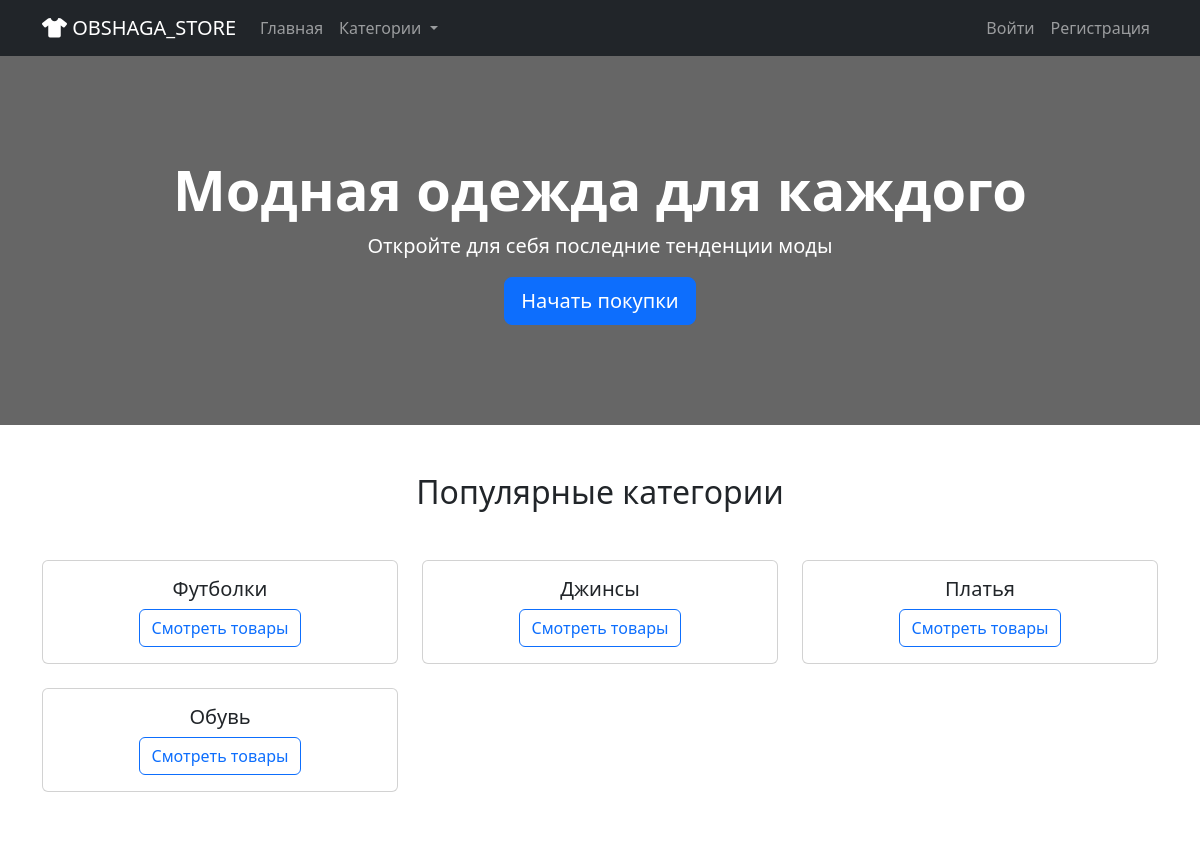
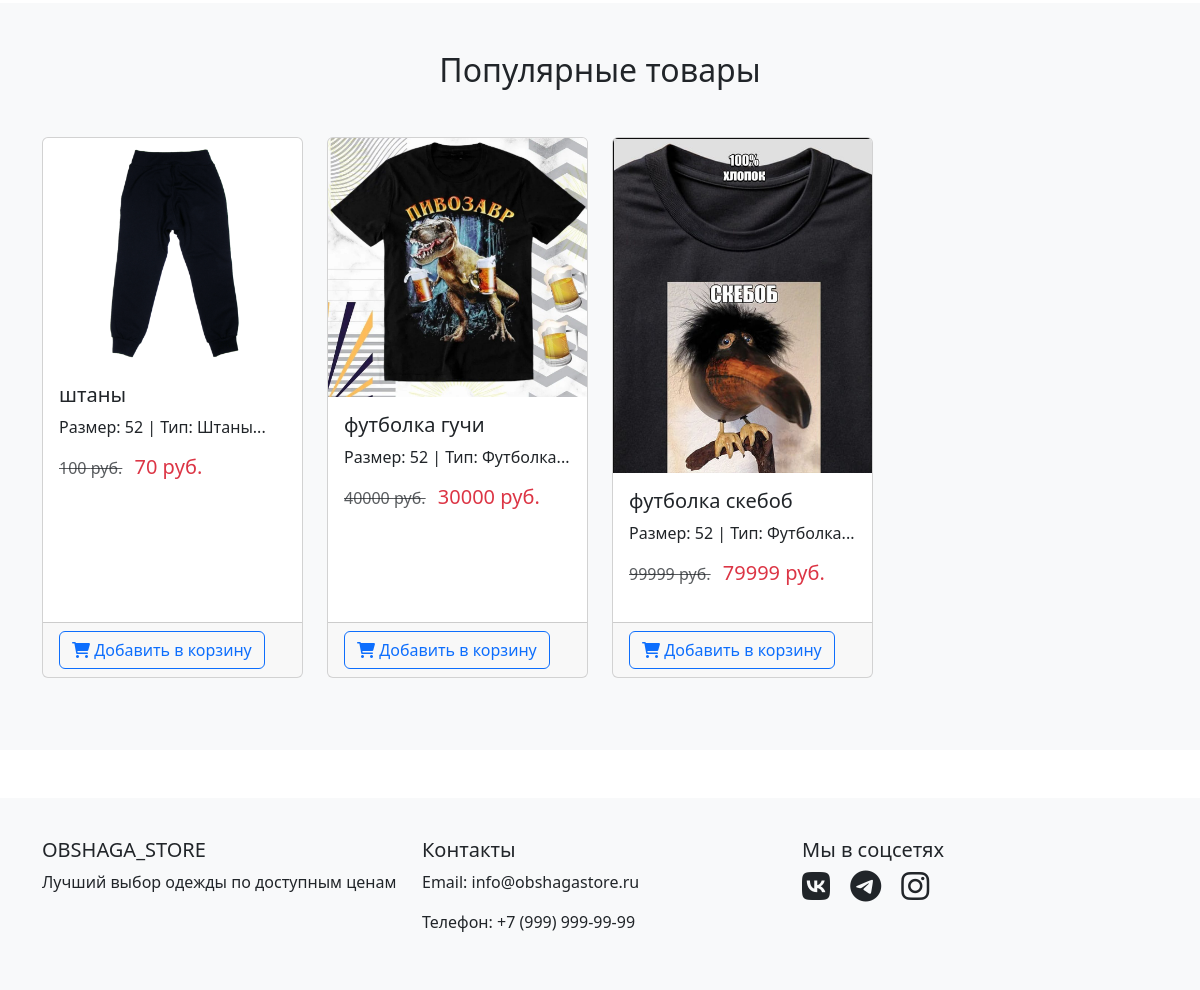
The page / on the database its author committed (2 pictures, top to bottom).
### data/items.py (models this page shows, shortened)
class Item(SqlAlchemyBase, UserMixin, SerializerMixin):
    __tablename__ = 'items'
    id = sqlalchemy.Column(sqlalchemy.Integer,
                           primary_key=True, autoincrement=True)
    name = sqlalchemy.Column(sqlalchemy.String, default='None', nullable=True)
    img = sqlalchemy.Column(sqlalchemy.String, default='None', nullable=True)
    price = sqlalchemy.Column(sqlalchemy.Integer, nullable=True)
    price_down = sqlalchemy.Column(sqlalchemy.Integer, nullable=True)
    size = sqlalchemy.Column(sqlalchemy.String, default='None', nullable=True)
    count = sqlalchemy.Column(sqlalchemy.Integer, nullable=True)
    type_wear = sqlalchemy.Column(sqlalchemy.String, default='None', nullable=True)
    is_see = sqlalchemy.Column(sqlalchemy.Boolean, default=False, nullable=True)
    count_buy = sqlalchemy.Column(sqlalchemy.Integer, default=0, nullable=True)
    user_id = sqlalchemy.Column(sqlalchemy.Integer,
                                sqlalchemy.ForeignKey("users.id"))
    user = orm.relationship('User')
    @property
    def image_url(self):
        return self.img if self.img != 'None' else 'https://via.placeholder.com/250x300'
    @property
    def description(self):
        return f"Размер: {self.size} | Тип: {self.type_wear}"
    @property
    def discount(self):
        if self.price_down and self.price and self.price > self.price_down:
            return int((1 - self.price_down / self.price) * 100)
        return 0

### app.py (the view)
@app.route("/")
def index():
    db_sess = db_session.create_session()
    items = db_sess.query(Item).filter(Item.is_see == True).limit(3).all()
    categories = [
        {'id': 1, 'name': 'Футболки'},
        {'id': 2, 'name': 'Джинсы'},
        {'id': 3, 'name': 'Платья'},
        {'id': 4, 'name': 'Обувь'}
    ]
    return render_template("index.html",
                           title='FashionStore - Главная',
                           products=items,
                           categories=categories,
                           current_user=current_user)

### data/db_session.py (called while the page is built)
def create_session() -> Session:
    global __factory
    return __factory()

### templates/index.html (shortened to what this page needs)
{% extends "layout.html" %}
{% block content %}
<section class="hero-section text-center">
    <div class="container">
        <h1 class="display-4 fw-bold">Модная одежда для каждого</h1>
        <p class="lead">Откройте для себя последние тенденции моды</p>
        <a href="#products" class="btn btn-primary btn-lg">Начать покупки</a>
    </div>
</section>
<section class="py-5">
    <div class="container">
        <h2 class="text-center mb-5">Популярные категории</h2>
        <div class="row">
            {% for category in categories %}
            <div class="col-md-4 mb-4">
                <div class="card category-card h-100">
                    <div class="card-body text-center">
                        <h5 class="card-title">{{ category.name }}</h5>
                        <a href="{{ url_for('category', category_id=category.id) }}" class="btn btn-outline-primary">Смотреть товары</a>
                    </div>
                </div>
            </div>
            {% endfor %}
        </div>
    </div>
</section>
<section class="py-5 bg-light" id="products">
    <div class="container">
        <h2 class="text-center mb-5">Популярные товары</h2>
        <div class="row">
            {% for product in products %}
            <div class="col-lg-3 col-md-6 mb-4">
                <div class="card product-card h-100">
                    <img src="static/img/{{ product.image_url }}" class="card-img-top" alt="{{ product.name }}">
                    <div class="card-body">
                        <h5 class="card-title">{{ product.name }}</h5>
                        <p class="card-text">{{ product.description[:100] }}...</p>
                        <div class="d-flex justify-content-between align-items-center">
                            {% if product.discount > 0 %}
                            <div>
                                <span class="text-muted text-decoration-line-through">{{ product.price }} руб.</span>
                                <span class="h5 text-danger ms-2">{{ product.price - product.price_down }} руб.</span>
                            </div>
                            {% else %}
                            <span class="h5 text-primary">{{ product.price }} руб.</span>
                            {% endif %}
                        </div>
                    </div>
                    <div class="card-footer">
                        <a href="/wantbuyitem/{{ product.id }}" class="btn btn-outline-primary">
                            <i class="fas fa-shopping-cart"></i> Добавить в корзину
                        </a>
                    </div>
                </div>
            </div>
            {% endfor %}
        </div>
    </div>
</section>
{% endblock %}

### templates/layout.html (style rules this page uses)
.hero-section { background: linear-gradient(rgba(0,0,0,0.5), rgba(0,0,0,0.5)), url('https://via.placeholder.com/1920x600'); background-size: cover; background-position: center; color: white; padding: 100px 0; }
.product-card { transition: transform 0.3s; margin-bottom: 20px; }

### rows shown on the page
Item: image_url (picture), name "штаны", size+type_wear "Размер: 52 | Тип: Штаны", price "100", product.price-product.price_down "70"
Item: image_url (picture), name "футболка гучи", size+type_wear "Размер: 52 | Тип: Футболка", price "40000", product.price-product.price_down "30000"
Item: image_url (picture), name "футболка скебоб", size+type_wear "Размер: 52 | Тип: Футболка", price "99999", product.price-product.price_down "79999"

### other values the page prints
{{ category.name }} "Футболки" "Джинсы" "Платья" "Обувь"
